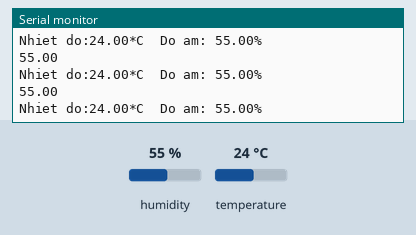
Simulated run of this sketch. Board: ESP8266 (NodeMCU). Parts: the last lines printed to the serial monitor. The inputs (shaded band) are chosen by the test bench; at power-on: humidity 55 %, temperature 24 °C. WiFi joins after 1.5 s; servers stay silent unless stated.

Above: at 3.7 s.
3.8 s: humidity set to 22 %
At 5.0 s:
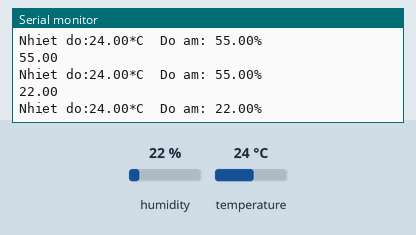
6.5 s: temperature set to 12 °C
At 7.0 s:
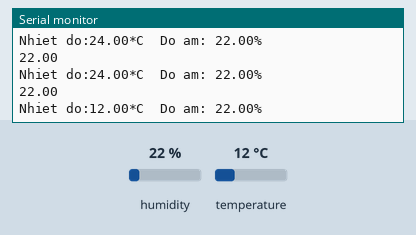
9.2 s: humidity set to 40 %
At 9.2 s:
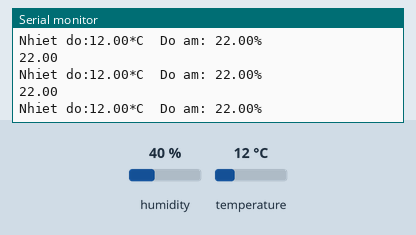
Timing chart, 0 to 12.2 s (numbered marks = the images above; inputs shaded):
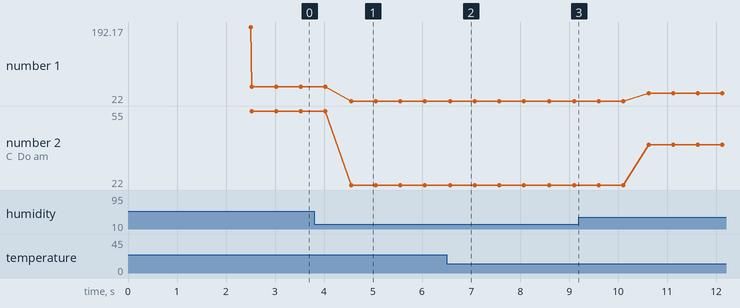

Measured:
- after the input at 3.8 s, the serial monitor: prints a new line after 0.75 s (image 1)
- after the input at 6.5 s, the serial monitor: prints a new line after 0.07 s (image 2)
- plotted number 1: 55 → 22 after the input at 3.8 s, 22 → 40 after the input at 9.2 s
- plotted number 2: 55 → 22 after the input at 3.8 s, 22 → 40 after the input at 9.2 s

The sketch:

mcu_firebase_2.ino
```cpp
//"Diamond Electric VietNam 2.4GHz","evietnam@2019#"
#include <FirebaseArduino.h>

#include <DHT.h>

#include  <ESP8266WiFi.h>

#define FIREBASE_HOST "lanzbc.firebaseio.com"

#define WIFI_SSID "Diamond Electric VietNam 2.4GHz" // Thay đổi tên wifi của bạn

#define WIFI_PASSWORD "devietnam@2019#" // Thay đổi password wifi của bạn

#define DHTPIN D3    // Chân dữ liệu của DHT 11 , với NodeMCU chân D5 GPIO là 14

#define DHTTYPE DHT11   // DHT 11

DHT dht(DHTPIN, DHTTYPE);

void setup() {

  Serial.begin(115200);

  delay(1000);

  WiFi.begin (WIFI_SSID, WIFI_PASSWORD);

  Serial.print("Dang ket noi");

  while (WiFi.status() != WL_CONNECTED) {

    Serial.print(".");

    delay(500);

  }

  dht.begin();

  Serial.println ("");

  Serial.println ("Da ket noi WiFi!");

  Serial.println(WiFi.localIP());

  Firebase.begin(FIREBASE_HOST);

}

void loop() {

  float h = dht.readHumidity();
  Serial.println(h);

float t = dht.readTemperature();  // Đọc nhiệt độ theo độ C

  if (isnan(h) || isnan(t)) {

    Serial.println("Failed to read from DHT sensor!");

    return;

  }

  Serial.print("Nhiet do:");

  Serial.print(t);

  Serial.print("*C  ");

  Serial.print("Do am: ");

  Serial.print(h);

  Serial.println("%  ");

  Firebase.setFloat ("Temp", t);

  Firebase.setFloat ("Hum", h);

  delay(200);

}
```
